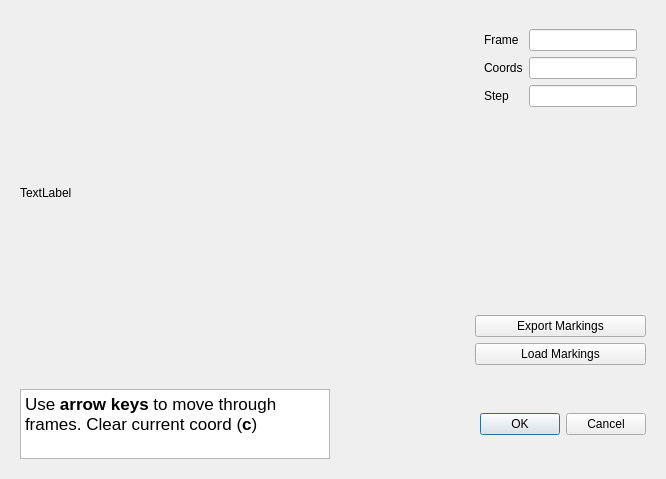
<?xml version="1.0" encoding="UTF-8"?>
<ui version="4.0">
 <class>ManualMotionTracker</class>
 <widget class="QDialog" name="ManualMotionTracker">
  <property name="geometry">
   <rect>
    <x>0</x>
    <y>0</y>
    <width>666</width>
    <height>479</height>
   </rect>
  </property>
  <property name="windowTitle">
   <string>Manual Motion Marker</string>
  </property>
  <layout class="QVBoxLayout" name="verticalLayout">
   <item>
    <widget class="QWidget" name="horizontalWidget" native="true">
     <property name="sizePolicy">
      <sizepolicy hsizetype="Preferred" vsizetype="Preferred">
       <horstretch>0</horstretch>
       <verstretch>9</verstretch>
      </sizepolicy>
     </property>
     <layout class="QHBoxLayout" name="horizontalLayout">
      <item>
       <widget class="SelectPointImage" name="imageFrame">
        <property name="sizePolicy">
         <sizepolicy hsizetype="Preferred" vsizetype="Preferred">
          <horstretch>7</horstretch>
          <verstretch>0</verstretch>
         </sizepolicy>
        </property>
        <property name="text">
         <string>TextLabel</string>
        </property>
       </widget>
      </item>
      <item>
       <layout class="QVBoxLayout" name="verticalLayout_3">
        <item>
         <widget class="QWidget" name="widget" native="true">
          <property name="sizePolicy">
           <sizepolicy hsizetype="Preferred" vsizetype="Preferred">
            <horstretch>3</horstretch>
            <verstretch>0</verstretch>
           </sizepolicy>
          </property>
          <layout class="QFormLayout" name="formLayout">
           <property name="fieldGrowthPolicy">
            <enum>QFormLayout::FieldsStayAtSizeHint</enum>
           </property>
           <item row="0" column="0">
            <widget class="QLabel" name="frameLabel">
             <property name="text">
              <string>Frame</string>
             </property>
            </widget>
           </item>
           <item row="0" column="1">
            <widget class="QLineEdit" name="frameLineEdit"/>
           </item>
           <item row="1" column="0">
            <widget class="QLabel" name="coordsLabel">
             <property name="text">
              <string>Coords</string>
             </property>
            </widget>
           </item>
           <item row="1" column="1">
            <widget class="QLineEdit" name="coordsLineEdit"/>
           </item>
           <item row="2" column="0">
            <widget class="QLabel" name="stepLabel">
             <property name="text">
              <string>Step</string>
             </property>
            </widget>
           </item>
           <item row="2" column="1">
            <widget class="QLineEdit" name="stepLineEdit"/>
           </item>
          </layout>
         </widget>
        </item>
        <item>
         <widget class="QPushButton" name="pushButton">
          <property name="text">
           <string>Export Markings</string>
          </property>
         </widget>
        </item>
        <item>
         <widget class="QPushButton" name="pushButton_2">
          <property name="text">
           <string>Load Markings</string>
          </property>
         </widget>
        </item>
       </layout>
      </item>
     </layout>
    </widget>
   </item>
   <item>
    <widget class="QWidget" name="horizontalWidget_2" native="true">
     <property name="sizePolicy">
      <sizepolicy hsizetype="Preferred" vsizetype="Preferred">
       <horstretch>0</horstretch>
       <verstretch>1</verstretch>
      </sizepolicy>
     </property>
     <layout class="QHBoxLayout" name="horizontalLayout_3">
      <item>
       <widget class="QTextBrowser" name="textBrowser">
        <property name="html">
         <string>&lt;!DOCTYPE HTML PUBLIC &quot;-//W3C//DTD HTML 4.0//EN&quot; &quot;http://www.w3.org/TR/REC-html40/strict.dtd&quot;&gt;
&lt;html&gt;&lt;head&gt;&lt;meta name=&quot;qrichtext&quot; content=&quot;1&quot; /&gt;&lt;style type=&quot;text/css&quot;&gt;
p, li { white-space: pre-wrap; }
&lt;/style&gt;&lt;/head&gt;&lt;body style=&quot; font-family:'Lucida Grande'; font-size:13pt; font-weight:400; font-style:normal;&quot;&gt;
&lt;p style=&quot; margin-top:0px; margin-bottom:0px; margin-left:0px; margin-right:0px; -qt-block-indent:0; text-indent:0px;&quot;&gt;Use &lt;span style=&quot; font-weight:600;&quot;&gt;arrow keys&lt;/span&gt; to move through frames. Clear current coord (&lt;span style=&quot; font-weight:600;&quot;&gt;c&lt;/span&gt;)&lt;/p&gt;&lt;/body&gt;&lt;/html&gt;</string>
        </property>
       </widget>
      </item>
      <item>
       <widget class="QDialogButtonBox" name="buttonBox">
        <property name="orientation">
         <enum>Qt::Horizontal</enum>
        </property>
        <property name="standardButtons">
         <set>QDialogButtonBox::Cancel|QDialogButtonBox::Ok</set>
        </property>
       </widget>
      </item>
     </layout>
    </widget>
   </item>
  </layout>
 </widget>
 <customwidgets>
  <customwidget>
   <class>SelectPointImage</class>
   <extends>QLabel</extends>
   <header>selectpointimage.h</header>
  </customwidget>
 </customwidgets>
 <resources/>
 <connections/>
</ui>
